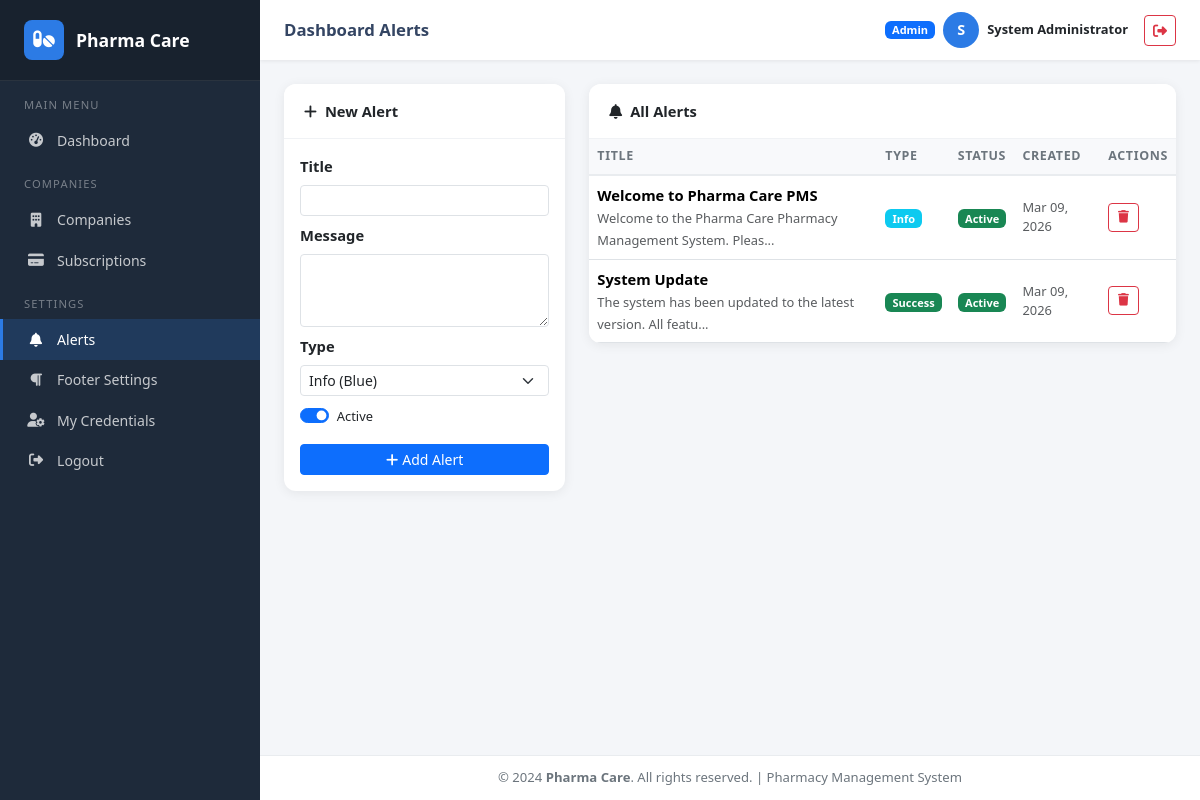
The app's page /admin/alerts.php (signed in) with its own data.
### tables this page shows
CREATE TABLE IF NOT EXISTS users (
    id INT AUTO_INCREMENT PRIMARY KEY,
    username VARCHAR(100) NOT NULL UNIQUE,
    password VARCHAR(255) NOT NULL,
    email VARCHAR(150) NOT NULL UNIQUE,
    full_name VARCHAR(150),
    role ENUM('admin','owner','manager') NOT NULL DEFAULT 'manager',
    company_id INT NULL,
    is_active TINYINT(1) DEFAULT 1,
    created_at TIMESTAMP DEFAULT CURRENT_TIMESTAMP,
    updated_at TIMESTAMP DEFAULT CURRENT_TIMESTAMP ON UPDATE CURRENT_TIMESTAMP
);

CREATE TABLE IF NOT EXISTS alerts (
    id INT AUTO_INCREMENT PRIMARY KEY,
    title VARCHAR(200) NOT NULL,
    message TEXT NOT NULL,
    type ENUM('warning','info','success','danger') NOT NULL DEFAULT 'info',
    is_active TINYINT(1) DEFAULT 1,
    created_at TIMESTAMP DEFAULT CURRENT_TIMESTAMP
);

CREATE TABLE IF NOT EXISTS footer_settings (
    id INT AUTO_INCREMENT PRIMARY KEY,
    content TEXT NOT NULL,
    updated_at TIMESTAMP DEFAULT CURRENT_TIMESTAMP ON UPDATE CURRENT_TIMESTAMP
);

### includes/functions.php (called while the page is built, shortened)
<?php
function sanitize($input) {
    return htmlspecialchars(trim($input), ENT_QUOTES, 'UTF-8');
}
function formatDate($date) {
    return date('M d, Y', strtotime($date));
}
function getFooterContent($conn) {
    $result = $conn->query("SELECT content FROM footer_settings WHERE id = 1 LIMIT 1");
    if ($result && $row = $result->fetch_assoc()) {
        return $row['content'];
    }
    return '&copy; ' . date('Y') . ' Pharma Care. All rights reserved.';
}

### includes/auth.php (called while the page is built, shortened)
<?php
function getCurrentUser($conn) {
    $stmt = $conn->prepare("SELECT id, username, email, full_name, role, company_id, is_active FROM users WHERE id = ? AND is_active = 1");
    $stmt->bind_param('i', $_SESSION['user_id']);
    $stmt->execute();
    $result = $stmt->get_result();
    $user = $result->fetch_assoc();
    return $user;
}

### admin/alerts.php (the view, shortened to what this page needs)
<?php
require_once '../includes/auth.php';
require_once '../includes/functions.php';
$pageTitle  = 'Dashboard Alerts';
$activePage = 'alerts';
$alerts = $conn->query("SELECT * FROM alerts ORDER BY created_at DESC")->fetch_all(MYSQLI_ASSOC);
?>
<!DOCTYPE html>
<html lang="en">
<head>
    <link rel="stylesheet" href="https://cdn.jsdelivr.net/npm/bootstrap@5.3.3/dist/css/bootstrap.min.css">
    <link rel="stylesheet" href="https://cdnjs.cloudflare.com/ajax/libs/font-awesome/6.5.1/css/all.min.css">
    <link rel="stylesheet" href="../assets/css/style.css">
</head>
<body>
<?php include 'layout-top.php'; ?>
<div class="row g-4">
    <div class="col-lg-4">
        <div class="card table-card">
            <div class="card-header"><i class="fas fa-plus me-2"></i>New Alert</div>
            <div class="card-body p-3">
                <form method="POST" novalidate>
                    <div class="mb-2">
                        <label class="form-label form-label-sm fw-semibold">Title</label>
                        <input type="text" name="title" class="form-control form-control-sm" required>
                    </div>
                    <div class="mb-2">
                        <label class="form-label form-label-sm fw-semibold">Message</label>
                        <textarea name="message" class="form-control form-control-sm" rows="3" required></textarea>
                    </div>
                    <div class="mb-2">
                        <label class="form-label form-label-sm fw-semibold">Type</label>
                        <select name="type" class="form-select form-select-sm">
                            <option value="info">Info (Blue)</option>
                        </select>
                    </div>
                    <div class="mb-3">
                        <div class="form-check form-switch">
                            <input class="form-check-input" type="checkbox" name="is_active" checked>
                            <label class="form-check-label small">Active</label>
                        </div>
                    </div>
                    <button type="submit" class="btn btn-primary btn-sm w-100"><i class="fas fa-plus me-1"></i>Add Alert</button>
                </form>
            </div>
        </div>
    </div>
    <div class="col-lg-8">
        <div class="card table-card">
            <div class="card-header"><i class="fas fa-bell me-2"></i>All Alerts</div>
            <div class="table-responsive">
                <table class="table table-hover mb-0">
                    <thead><tr><th>Title</th><th>Type</th><th>Status</th><th>Created</th><th>Actions</th></tr></thead>
                    <tbody>
                    <?php if (empty($alerts)): ?>
                        <tr><td colspan="5" class="text-center py-4 text-muted">No alerts.</td></tr>
                    <?php else: foreach ($alerts as $a): ?>
                        <tr>
                            <td>
                                <strong><?= sanitize($a['title']) ?></strong>
                                <br><small class="text-muted"><?= sanitize(substr($a['message'], 0, 60)) ?>...</small>
                            </td>
                            <td><span class="badge bg-<?= sanitize($a['type']) ?>"><?= ucfirst(sanitize($a['type'])) ?></span></td>
                            <td>
                                <a href="?action=toggle&id=<?= $a['id'] ?>">
                                    <?= $a['is_active'] ? '<span class="badge bg-success">Active</span>' : '<span class="badge bg-secondary">Inactive</span>' ?>
                                </a>
                            </td>
                            <td class="small text-muted"><?= formatDate($a['created_at']) ?></td>
                            <td class="action-btns">
                                <a href="?action=delete&id=<?= $a['id'] ?>" class="btn btn-sm btn-outline-danger"
                                   onclick="return confirm('Delete this alert?')"><i class="fas fa-trash"></i></a>
                            </td>
                        </tr>
                    <?php endforeach; endif; ?>
                    </tbody>
                </table>
            </div>
        </div>
    </div>
</div>
<?php include 'layout-bottom.php'; ?>

### admin/layout-top.php (shortened to what this page needs)
<?php
$currentUser = getCurrentUser($conn);
$footer      = getFooterContent($conn);
?>
<div class="sidebar" id="sidebar">
    <a href="dashboard.php" class="sidebar-brand">
        <div class="brand-icon"><i class="fas fa-pills"></i></div>
        <span><?= SITE_NAME ?></span>
    </a>
    <div class="sidebar-section">Main Menu</div>
    <nav>
        <a href="dashboard.php" class="<?= $activePage === 'dashboard' ? 'active' : '' ?>">
            <i class="fas fa-tachometer-alt"></i> Dashboard
        </a>
    </nav>
    <div class="sidebar-section">Companies</div>
    <nav>
        <a href="companies.php" class="<?= $activePage === 'companies' ? 'active' : '' ?>">
            <i class="fas fa-building"></i> Companies
        </a>
        <a href="subscriptions.php" class="<?= $activePage === 'subscriptions' ? 'active' : '' ?>">
            <i class="fas fa-credit-card"></i> Subscriptions
        </a>
    </nav>
    <div class="sidebar-section">Settings</div>
    <nav>
        <a href="alerts.php" class="<?= $activePage === 'alerts' ? 'active' : '' ?>">
            <i class="fas fa-bell"></i> Alerts
        </a>
        <a href="footer-settings.php" class="<?= $activePage === 'footer' ? 'active' : '' ?>">
            <i class="fas fa-paragraph"></i> Footer Settings
        </a>
        <a href="profile.php" class="<?= $activePage === 'profile' ? 'active' : '' ?>">
            <i class="fas fa-user-cog"></i> My Credentials
        </a>
        <a href="../logout.php">
            <i class="fas fa-sign-out-alt"></i> Logout
        </a>
    </nav>
</div>
<div class="main-wrapper">
    <div class="topbar">
        <div class="d-flex align-items-center gap-3">
            <h6 class="page-title"><?= sanitize($pageTitle) ?></h6>
        </div>
        <div class="d-flex align-items-center gap-2">
            <span class="badge bg-primary">Admin</span>
            <div class="avatar-circle"><?= strtoupper(substr($currentUser['full_name'] ?? $currentUser['username'], 0, 1)) ?></div>
            <span class="fw-semibold small d-none d-sm-inline"><?= sanitize($currentUser['full_name'] ?? $currentUser['username']) ?></span>
            <a href="../logout.php" class="btn btn-sm btn-outline-danger ms-2">
                <i class="fas fa-sign-out-alt"></i>
            </a>
        </div>
    </div>
    <div class="main-content">

### admin/layout-bottom.php (shortened to what this page needs)
    </div>
    <footer class="site-footer">
        <?= $footer ?>
    </footer>
</div>
</body>
</html>

### assets/css/style.css (style rules this page uses)
:root { --primary: #2c7be5; --secondary: #00b4d8; --success: #27ae60; --warning: #f39c12; --danger: #e74c3c; --sidebar-bg: #1e2a3a; --sidebar-hover: #2d3f56; --sidebar-active: #2c7be5; --bg-light: #f4f6f9; --text-muted: #6c757d; }
body { background-color: var(--bg-light); font-family: 'Segoe UI', system-ui, sans-serif; font-size: 0.92rem; }
.sidebar { width: 260px; min-height: 100vh; background: var(--sidebar-bg); color: #fff; position: fixed; top: 0; left: 0; z-index: 1040; display: flex; flex-direction: column; transition: transform .25s ease; overflow-y: auto; }
.sidebar-brand { padding: 1.25rem 1.5rem; background: rgba(0,0,0,.2); display: flex; align-items: center; gap: .75rem; text-decoration: none; color: #fff; font-weight: 700; font-size: 1.1rem; border-bottom: 1px solid rgba(255,255,255,.08); }
.sidebar-brand .brand-icon { width: 40px; height: 40px; border-radius: 8px; background: var(--primary); display: flex; align-items: center; justify-content: center; font-size: 1.2rem; }
.sidebar-section { font-size: .7rem; text-transform: uppercase; letter-spacing: .1em; color: rgba(255,255,255,.4); padding: 1rem 1.5rem .4rem; }
.sidebar nav a { display: flex; align-items: center; gap: .75rem; padding: .6rem 1.5rem; color: rgba(255,255,255,.75); text-decoration: none; border-left: 3px solid transparent; transition: all .18s; font-size: .88rem; }
.sidebar nav a i { width: 18px; text-align: center; }
.sidebar nav a.active { background: rgba(44,123,229,.2); color: #fff; border-left-color: var(--primary); }
.main-wrapper { margin-left: 260px; display: flex; flex-direction: column; min-height: 100vh; }
.topbar { background: #fff; box-shadow: 0 1px 4px rgba(0,0,0,.08); padding: .75rem 1.5rem; position: sticky; top: 0; z-index: 1030; display: flex; align-items: center; justify-content: space-between; }
.topbar .page-title { font-size: 1.05rem; font-weight: 600; color: #344563; margin: 0; }
.main-content { padding: 1.5rem; flex: 1; }
.site-footer { background: #fff; border-top: 1px solid #e9ecef; padding: .75rem 1.5rem; font-size: .82rem; color: var(--text-muted); text-align: center; }
.table-card { border: none; border-radius: 12px; box-shadow: 0 2px 12px rgba(0,0,0,.07); overflow: hidden; }
.table-card .card-header { background: #fff; border-bottom: 1px solid #f0f2f5; padding: 1rem 1.25rem; font-weight: 600; }
.table th { background: #f8f9fb; font-size: .78rem; text-transform: uppercase; letter-spacing: .05em; color: #6c757d; border-bottom: 2px solid #e9ecef; white-space: nowrap; }
.table td { vertical-align: middle; }
.action-btns .btn { padding: .25rem .55rem; font-size: .78rem; }
.avatar-circle { width: 36px; height: 36px; border-radius: 50%; background: var(--primary); color: #fff; display:inline-flex; align-items:center; justify-content:center; font-weight:700; font-size:.9rem; }

### records on screen
users: full_name "S", full_name "System Administrator"
alerts: title "Welcome to Pharma Care PMS", message "Welcome to the Pharma Care Pharmacy Management System. Pleas", type "Info", is_active "Active", created_at "Mar 09, 2026"
alerts: title "System Update", message "The system has been updated to the latest version. All featu", type "Success", is_active "Active", created_at "Mar 09, 2026"
footer_settings: content "© 2024 Pharma Care . All rights reserved. | Pharmacy Management System"

### other values on screen
SITE_NAME "Pharma Care"
$pageTitle "Dashboard Alerts"
